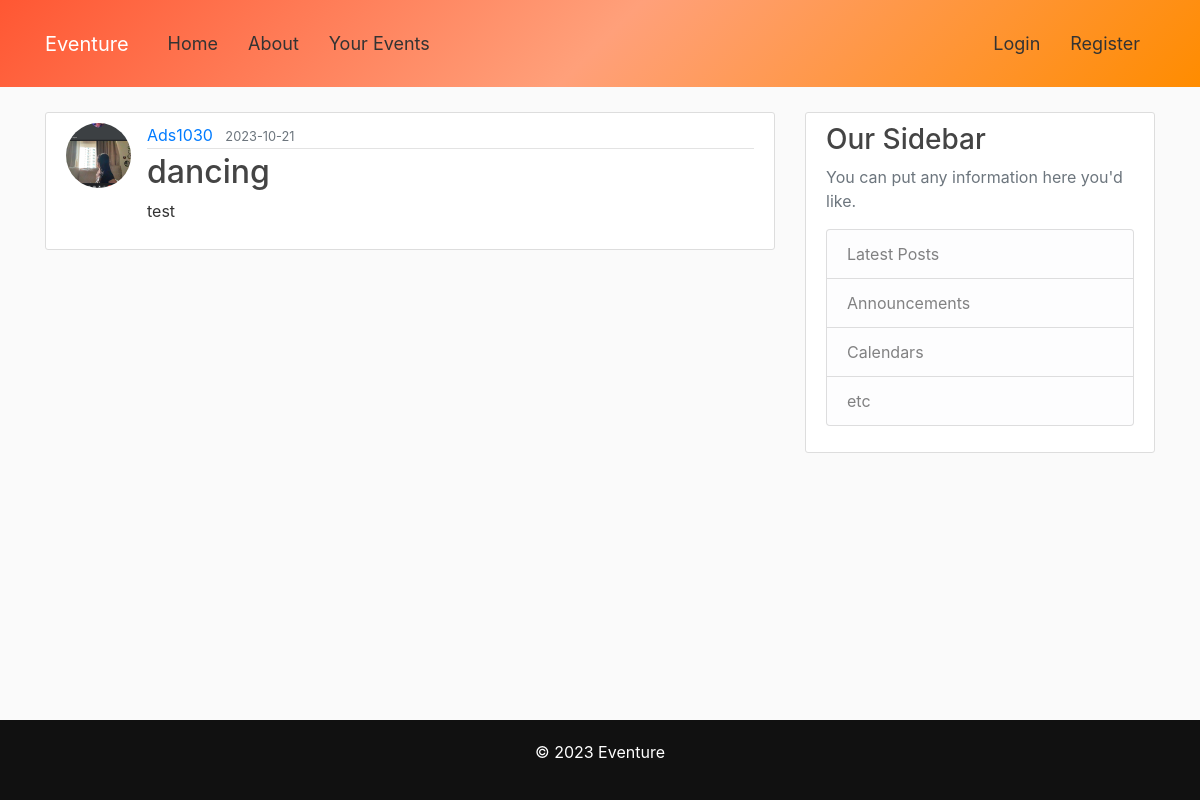
The app's page /post/4 with its own data.
### flaskBlog/models.py (models this page shows, shortened)
class User(db.Model, UserMixin):
    id = db.Column(db.Integer, primary_key = True)
    username = db.Column(db.String(20), unique=True, nullable = False)
    email = db.Column(db.String(120), unique=True, nullable = False)
    image_file = db.Column(db.String(20), nullable = False, default='default.jpg')
    password = db.Column(db.String(60), nullable = False)
    posts = db.relationship('Post',backref='author',lazy=True)

class Post(db.Model):
    id = db.Column(db.Integer, primary_key=True)
    title = db.Column(db.String(100), nullable=False)
    date_posted = db.Column(db.DateTime, nullable=False, default=datetime.utcnow)
    content = db.Column(db.Text, nullable=False)
    user_id = db.Column(db.Integer, db.ForeignKey('user.id'), nullable=False)
    rsvps = db.relationship('RSVP', backref='post', lazy=True, cascade='all, delete-orphan')

### flaskBlog/routes.py (the view, shortened to what this page needs)
@app.route("/post/<int:post_id>", methods=['GET', 'POST'])
def post(post_id):
    post = Post.query.get_or_404(post_id)
    rsvp_form = RSVPForm()
    rsvp_count = RSVP.query.filter_by(post_id=post_id).count()
    return render_template('post.html', title=post.title, post=post, rsvp_form=rsvp_form, rsvp_count=rsvp_count)

### flaskBlog/templates/post.html (shortened to what this page needs)
{% extends "layout.html" %}
{% block content %}
<article class="media content-section">
    <img class="rounded-circle article-img"
        src="{{url_for('static', filename = 'profile_pics/' + post.author.image_file ) }} " alt="">
    <div class="media-body">
        <div class="article-metadata">
            <a class="mr-2" href="#">{{ post.author.username }}</a>
            <small class="text-muted">{{ post.date_posted.strftime('%Y-%m-%d') }}</small>
        </div>
        <h2 class = "article-title">{{ post.title }}</h2>
        <p class="article-content">{{ post.content }}</p>
    </div>
</article>
{% endblock content%}

### flaskBlog/static/main.css (style rules this page uses)
body { background: #fafafa; color: #333333; margin-top: 7rem; }
h1, h2, h3, h4, h5, h6 { color: #444444; }
.content-section { background: #ffffff; padding: 10px 20px; border: 1px solid #dddddd; border-radius: 3px; margin-bottom: 20px; }
.article-title { color: #444444; }
.article-content { white-space: pre-line; }
.article-img { height: 65px; width: 65px; margin-right: 16px; }
.article-metadata { padding-bottom: 1px; margin-bottom: 4px; border-bottom: 1px solid #e3e3e3 }

### records on screen
User: image_file (picture), author.username "Ads1030"
Post: date_posted "2023-10-21", title "dancing", content "test"
